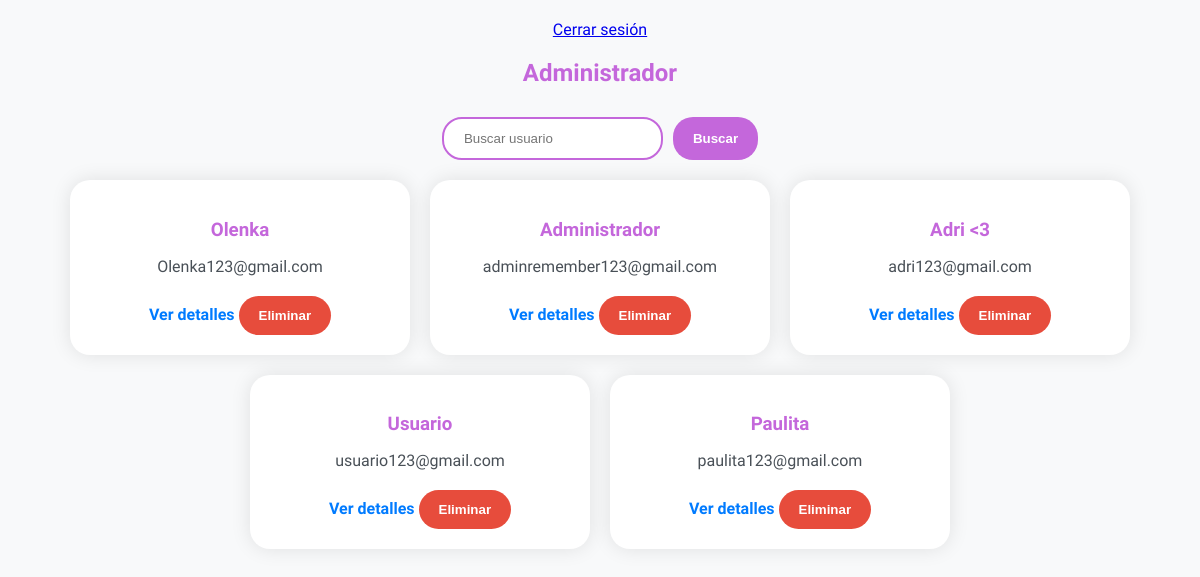
The app's page /REMEMBER/pages/administrador.php (signed in) with its own data.
### tables this page shows
CREATE TABLE `usuarios` (
  `id` int(11) NOT NULL,
  `usuario` varchar(50) NOT NULL,
  `email` varchar(100) NOT NULL,
  `contraseña` varchar(255) NOT NULL
);

### REMEMBER/pages/administrador.php (the view, shortened to what this page needs)
<?php
include_once '../includes/conexion.php';
$buscarUsuario = '';
$sql = "SELECT * FROM usuarios WHERE usuario LIKE '%$buscarUsuario%'";
$resultado = mysqli_query($conexion, $sql);
?>
<!DOCTYPE html>
<html lang="en">
<head>
    <link rel="stylesheet" href="../css/administrador.css">
</head>
<body>
<div class="logout-btn">
        <a href="../includes/cerrar_sesion.php">Cerrar sesión</a>
    </div>
    <h2>Administrador</h2>
    <form method="post">
        <input type="text" name="buscar_usuario" placeholder="Buscar usuario" value="<?php echo $buscarUsuario; ?>">
        <input type="submit" name="buscar" value="Buscar">
    </form>
    <div class="card-container">
        <?php while ($fila = mysqli_fetch_assoc($resultado)) { ?>
        <div class="card">
            <h3><?php echo $fila['usuario']; ?></h3>
            <p><?php echo $fila['email']; ?></p>
            <a class="ver-detalles" href="detalles_usuario.php?id=<?php echo $fila['id']; ?>">Ver detalles</a>
            <form method="post">
                <input type="submit" name="eliminar" value="Eliminar">
            </form>
        </div>
        <?php } ?>
    </div>
</body>
</html>

### REMEMBER/css/administrador.css (style rules this page uses)
body { font-family: "Poetsen One", sans-serif; background-color: #f8f9fa; color: #495057; display: flex; flex-direction: column; align-items: center; padding: 20px; margin: 0; }
h2 { font-family: "Poetsen One", sans-serif; font-weight: bold; color: #C467DB; text-align: center; margin-bottom: 30px; }
form { margin-bottom: 20px; display: flex; justify-content: center; }
input[type="text"] { padding: 12px 20px; border: 2px solid #C467DB; border-radius: 20px; margin-right: 10px; transition: border-color 0.3s ease, box-shadow 0.3s ease; }
input[type="submit"] { padding: 12px 20px; background-color: #C467DB; border: none; color: white; font-weight: bold; border-radius: 20px; cursor: pointer; transition: background-color 0.3s ease, transform 0.3s ease; }
a.ver-detalles { color: #007bff; text-decoration: none; font-weight: bold; transition: color 0.3s; }
.card-container { display: flex; flex-wrap: wrap; justify-content: center; gap: 20px; }
.card { background-color: #ffffff; box-shadow: 0px 0px 20px rgba(0, 0, 0, 0.1); color: #495057; border-radius: 20px; width: 300px; padding: 20px; transition: transform 0.3s ease, box-shadow 0.3s ease; text-align: center; }
.card h3 { color: #C467DB; margin-bottom: 10px; }
.card p { margin-bottom: 20px; }
.card form { display: inline; }
.card input[type="submit"] { background-color: #e74c3c; border-color: #e74c3c; }

### records on screen
usuarios: usuario "Olenka", email "Olenka123@gmail.com"
usuarios: usuario "Administrador", email "adminremember123@gmail.com"
usuarios: usuario "Adri <3", email "adri123@gmail.com"
usuarios: usuario "Usuario", email "usuario123@gmail.com"
usuarios: usuario "Paulita", email "paulita123@gmail.com"
